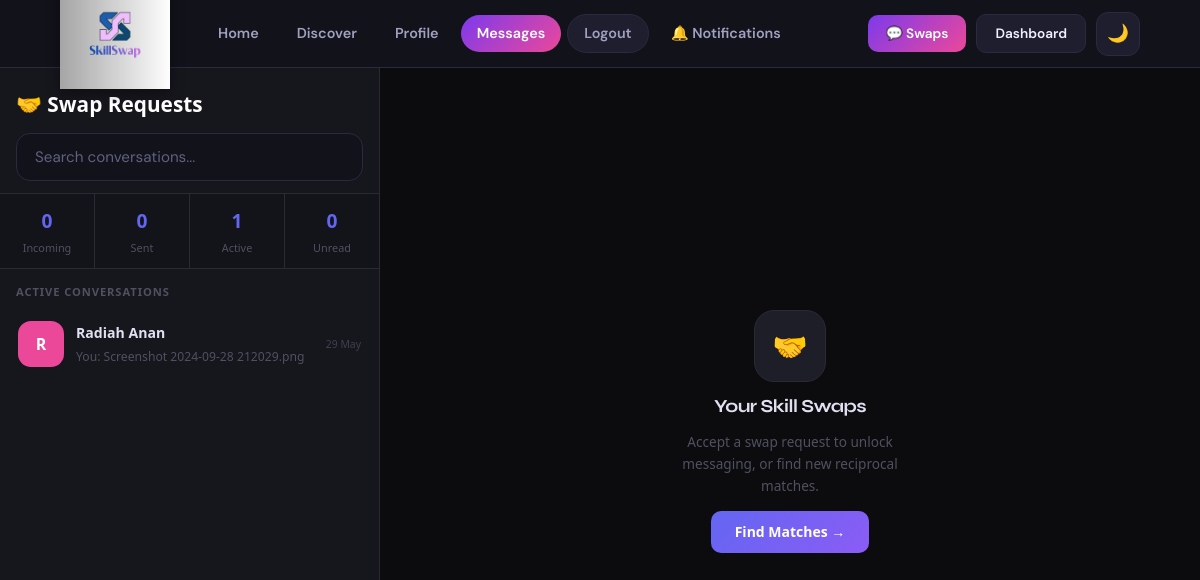
/swaps.php (signed in), run on the app's committed database.
### tables this page shows
CREATE TABLE `users` (
  `user_id` int(11) NOT NULL,
  `email` varchar(255) NOT NULL,
  `password_hash` varchar(255) NOT NULL,
  `username` varchar(100) DEFAULT NULL,
  `first_name` varchar(100) DEFAULT NULL,
  `last_name` varchar(100) DEFAULT NULL,
  `bio` text DEFAULT NULL,
  `location` varchar(100) DEFAULT NULL,
  `profile_picture` varchar(255) DEFAULT NULL,
  `city` varchar(100) DEFAULT NULL,
  `user_location` varchar(100) DEFAULT NULL,
  `rating_average` decimal(2,1) DEFAULT 0.0,
  `total_reviews` int(11) DEFAULT 0,
  `is_verified` tinyint(1) DEFAULT 0,
  `account_status` enum('active','suspended','deleted') DEFAULT 'active',
  `created_at` timestamp NOT NULL DEFAULT current_timestamp(),
  `updated_at` timestamp NOT NULL DEFAULT current_timestamp() ON UPDATE current_timestamp(),
  `country` varchar(100) DEFAULT NULL
);

### swaps.php (the view, shortened to what this page needs)
<?php
include 'db.php';
$user_id = $_SESSION['user_id'];
$inc_stmt = $conn->prepare("
    SELECT s.id AS swap_id, s.created_at,
           CONCAT(u.first_name, ' ', u.last_name) AS name,
           u.user_id, u.bio
    FROM swaps s
    JOIN users u ON u.user_id = s.sender_id
    WHERE s.receiver_id = ? AND s.status = 'pending'
    ORDER BY s.created_at DESC
");
$inc_stmt->bind_param("i", $user_id);
$inc_stmt->execute();
$incoming = $inc_stmt->get_result()->fetch_all(MYSQLI_ASSOC);
$out_stmt = $conn->prepare("
    SELECT s.id AS swap_id, s.created_at,
           CONCAT(u.first_name, ' ', u.last_name) AS name,
           u.user_id, u.bio
    FROM swaps s
    JOIN users u ON u.user_id = s.receiver_id
    WHERE s.sender_id = ? AND s.status = 'pending'
    ORDER BY s.created_at DESC
");
$out_stmt->bind_param("i", $user_id);
$out_stmt->execute();
$outgoing = $out_stmt->get_result()->fetch_all(MYSQLI_ASSOC);
$conv_stmt = $conn->prepare("
    SELECT
        u.user_id AS id,
        CONCAT(u.first_name, ' ', u.last_name) AS name,
        latest.MessageText,
        latest.Timestamp,
        latest.sender_id,
        COALESCE(unread.unread_count, 0) AS unread_count
    FROM swaps s
    JOIN users u ON u.user_id = CASE WHEN s.sender_id = ? THEN s.receiver_id ELSE s.sender_id END
    LEFT JOIN (
        SELECT
            CASE WHEN sender_id = ? THEN receiver_id ELSE sender_id END AS other_id,
            MAX(Timestamp) AS last_time
        FROM messages
        WHERE sender_id = ? OR receiver_id = ?
        GROUP BY other_id
    ) convo ON convo.other_id = u.user_id
    LEFT JOIN messages latest
        ON ((latest.sender_id = ? AND latest.receiver_id = u.user_id)
            OR (latest.sender_id = u.user_id AND latest.receiver_id = ?))
        AND latest.Timestamp = convo.last_time
    LEFT JOIN (
        SELECT sender_id, COUNT(*) AS unread_count
        FROM messages
        WHERE receiver_id = ? AND IsRead = 0
        GROUP BY sender_id
    ) unread ON unread.sender_id = u.user_id
    WHERE (s.sender_id = ? OR s.receiver_id = ?) AND s.status = 'accepted'
    ORDER BY COALESCE(latest.Timestamp, s.created_at) DESC
");
$conv_stmt->bind_param("iiiiiiiii",
    $user_id, $user_id, $user_id, $user_id,
    $user_id, $user_id, $user_id, $user_id, $user_id
);
$conv_stmt->execute();
$conversations = $conv_stmt->get_result()->fetch_all(MYSQLI_ASSOC);
$colors = ['#6366f1','#8b5cf6','#ec4899','#f59e0b','#10b981','#3b82f6','#ef4444','#14b8a6'];
function swColor($name, $colors) {
    return $colors[ord($name[0] ?? 'A') % count($colors)];
}
$total_unread  = array_sum(array_column($conversations, 'unread_count'));
$total_incoming = count($incoming);
include 'includes/header.php';
?>
<div class="sw-shell">
    <aside class="sw-sidebar">
        <div class="sw-sidebar-top">
            <div class="sw-title">🤝 Swap Requests</div>
            <input class="sw-search" id="swSearch" type="text" placeholder="Search conversations...">
        </div>
        <div class="sw-stats">
            <div class="sw-stat">
                <div class="sw-stat-val"><?= $total_incoming ?></div>
                <div class="sw-stat-label">Incoming</div>
            </div>
            <div class="sw-stat">
                <div class="sw-stat-val"><?= count($outgoing) ?></div>
                <div class="sw-stat-label">Sent</div>
            </div>
            <div class="sw-stat">
                <div class="sw-stat-val"><?= count($conversations) ?></div>
                <div class="sw-stat-label">Active</div>
            </div>
            <div class="sw-stat">
                <div class="sw-stat-val"><?= $total_unread ?></div>
                <div class="sw-stat-label">Unread</div>
            </div>
        </div>
        <?php if (!empty($conversations)): ?>
            <div class="sw-section-title">Active Conversations</div>
            <?php foreach ($conversations as $c):
                $col = swColor($c['name'], $colors);
                $has_unread = intval($c['unread_count']) > 0;
                $preview = ($c['sender_id'] == $user_id ? 'You: ' : '') . ($c['MessageText'] ?? 'Say hello 👋');
                $tstr = '';
                if (!empty($c['Timestamp'])) {
                    $ts = strtotime($c['Timestamp']);
                    $diff = time() - $ts;
                    $tstr = $diff < 60 ? 'Now' : ($diff < 3600 ? floor($diff/60).'m ago' : ($diff < 86400 ? date('H:i',$ts) : date('d M',$ts)));
                }
            ?>
            <a class="sw-item" href="chat.php?user_id=<?= $c['id'] ?>" data-name="<?= strtolower(htmlspecialchars($c['name'])) ?>">
                <div class="sw-av" style="background:<?= $col ?>"><?= strtoupper(substr($c['name'],0,1)) ?></div>
                <div class="sw-item-body">
                    <div class="sw-item-name"><?= htmlspecialchars($c['name']) ?></div>
                    <div class="sw-item-preview <?= $has_unread ? 'unread' : '' ?>"><?= htmlspecialchars(mb_strimwidth($preview,0,38,'...')) ?></div>
                </div>
                <div style="display:flex;flex-direction:column;align-items:flex-end;gap:4px;flex-shrink:0;">
                    <span class="sw-time"><?= $tstr ?></span>
                </div>
            </a>
            <?php endforeach; ?>
        <?php endif; ?>
    </aside>
    <div class="sw-right">
        <div class="sw-empty-icon">🤝</div>
        <h2 style="color:#e0e0f0;font-size:1.15rem;font-weight:700;">Your Skill Swaps</h2>
        <p style="color:#505060;font-size:0.85rem;max-width:260px;line-height:1.6;">
            Accept a swap request to unlock messaging, or find new reciprocal matches.
        </p>
        <a href="matchmaking.php" style="background:linear-gradient(135deg,#6366f1,#8b5cf6);color:#fff;padding:10px 24px;border-radius:10px;text-decoration:none;font-weight:700;font-size:0.875rem;">
            Find Matches →
        </a>
    </div>
</div>
<?php include 'includes/footer.php'; ?>

### style.css (style rules this page uses)
:root { --bg: #0a0a0f; --bg2: #12121a; --bg3: #1a1a26; --surface: #1e1e2e; --surface2: #252538; --border: #2a2a40; --border2: #3a3a55; --text: #f0f0ff; --text2: #a0a0c0; --text3: #606080; --violet: #7c3aed; --violet-l: #9f67ff; --violet-d: #5b21b6; --pink: #ec4899; --pink-l: #f472b6; --cyan: #06b6d4; --cyan-l: #22d3ee; --amber: #f59e0b; --amber-l: #fbbf24; --green: #10b981; --green-l: #34d399; --red: #ef4444; --grad-main: linear-gradient(135deg, #7c3aed 0%, #ec4899 100%); --grad-cyan: linear-gradient(135deg, #06b6d4 0%, #7c3aed 100%); --grad-warm: linear-gradient(135deg, #f59e0b 0%, #ec4899 100%); --grad-green: linear-gradient(135deg, #10b981 0%, #06b6d4 100%); --nav-h: 68px; --radius: 14px; --radius-lg: 20px; --radius-xl: 28px; --shadow: 0 4px 24px rgba(0,0,0,0.4); --shadow-lg: 0 8px 40px rgba(0,0,0,0.5); --glow-v: 0 0 30px rgba(124,58,237,0.3); --glow-p: 0 0 30px rgba(236,72,153,0.3); }
*, *::before, *::after { box-sizing: border-box; margin: 0; padding: 0; }
html { scroll-behavior: smooth; }
body { background: var(--bg); color: var(--text); font-family: 'DM Sans', sans-serif; font-size: 1rem; line-height: 1.6; min-height: 100vh; transition: background .3s, color .3s; }
h1,h2,h3,h4 { font-family: 'Syne', sans-serif; font-weight: 800; line-height: 1.15; letter-spacing: -0.03em; }
a { color: var(--violet-l); text-decoration: none; }
.form-input, input[type="text"], input[type="email"], input[type="password"], textarea, select { width: 100%; padding: 13px 18px; background: var(--bg2); border: 1px solid var(--border); border-radius: var(--radius); color: var(--text); font-family: 'DM Sans', sans-serif; font-size: 0.95rem; outline: none; transition: all .2s; }
.form-input::placeholder, input::placeholder, textarea::placeholder { color: var(--text3); }

### swaps.php (style rules this page uses)
*, *::before, *::after { box-sizing: border-box; margin: 0; padding: 0; }
.sw-shell { display:flex; height:calc(100vh - 73px); font-family:'Segoe UI',system-ui,sans-serif; background:#0f0f13; overflow:hidden; }
.sw-sidebar { width:380px; flex-shrink:0; background:#16161d; display:flex; flex-direction:column; border-right:1px solid #2a2a35; overflow-y:auto; }
.sw-sidebar-top { padding:20px 16px 12px; border-bottom:1px solid #2a2a35; }
.sw-title { font-size:1.3rem; font-weight:800; color:#fff; margin-bottom:12px; }
.sw-search { width:100%; background:#1e1e28; border:1px solid #2a2a35; border-radius:10px; padding:9px 14px; color:#a0a0b0; font-size:0.875rem; outline:none; }
.sw-stats { display:flex; gap:0; border-bottom:1px solid #2a2a35; background:#13131a; }
.sw-stat { text-align:center; flex:1; padding:12px 8px; border-right:1px solid #2a2a35; }
.sw-stat:last-child { border-right:none; }
.sw-stat-val { font-size:1.2rem; font-weight:800; color:#6366f1; }
.sw-stat-label { font-size:0.68rem; color:#505060; margin-top:2px; }
.sw-section-title { padding:14px 16px 6px; font-size:0.7rem; font-weight:700; color:#505060; text-transform:uppercase; letter-spacing:0.08em; display:flex; justify-content:space-between; align-items:center; }
.sw-item { display:flex; align-items:center; gap:12px; padding:12px 10px; border-radius:12px; text-decoration:none; color:inherit; transition:background 0.15s; margin:2px 8px; }
.sw-av { width:46px; height:46px; border-radius:13px; display:flex; align-items:center; justify-content:center; font-size:1rem; font-weight:800; color:#fff; flex-shrink:0; }
.sw-item-body { flex:1; min-width:0; }
.sw-item-name { font-size:0.88rem; font-weight:700; color:#e0e0f0; white-space:nowrap; overflow:hidden; text-overflow:ellipsis; }
.sw-item-preview { font-size:0.76rem; color:#505060; white-space:nowrap; overflow:hidden; text-overflow:ellipsis; margin-top:2px; }
.sw-time { font-size:0.65rem; color:#404050; }
.sw-right { flex:1; display:flex; flex-direction:column; align-items:center; justify-content:center; background:#0c0c0f; gap:14px; padding:40px; text-align:center; }
.sw-empty-icon { width:72px; height:72px; border-radius:20px; background:#1e1e28; border:1px solid #2a2a35; display:flex; align-items:center; justify-content:center; font-size:1.8rem; }

### data on the page
users: name "R", name "Radiah Anan", preview "You: Screenshot 2024-09-28 212029.png", tstr "29 May"

### other printed values
$total_incoming "0"
count($outgoing) "0"
count($conversations) "1"
$total_unread "0"
